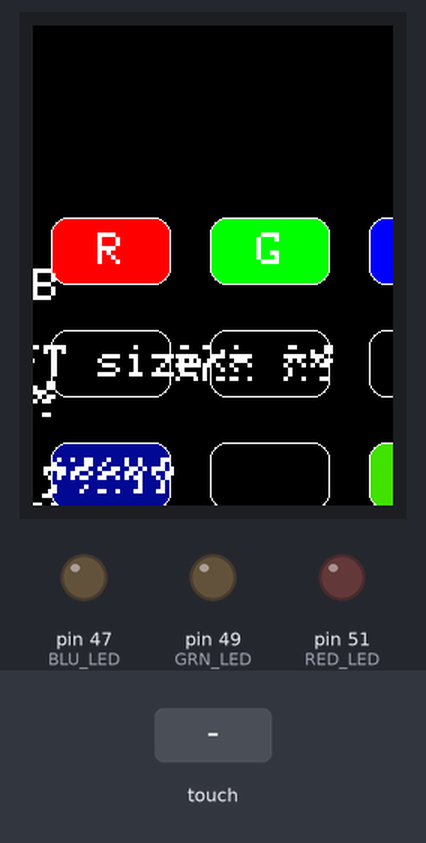
A sketch run on a simulated Arduino Mega 2560, built with avr-gcc and run on an emulated ATmega2560. Shown: 240×320 colour display, output pins drawn as LEDs (lit = HIGH). Inputs (shaded band) come from the test bench. What the sketch prints to the serial monitor is not drawn.

Above: at 1.4 s.
1.5 s: touch panel pressed at 38 % / 10 % of its raw x / y range
At 2.0 s:
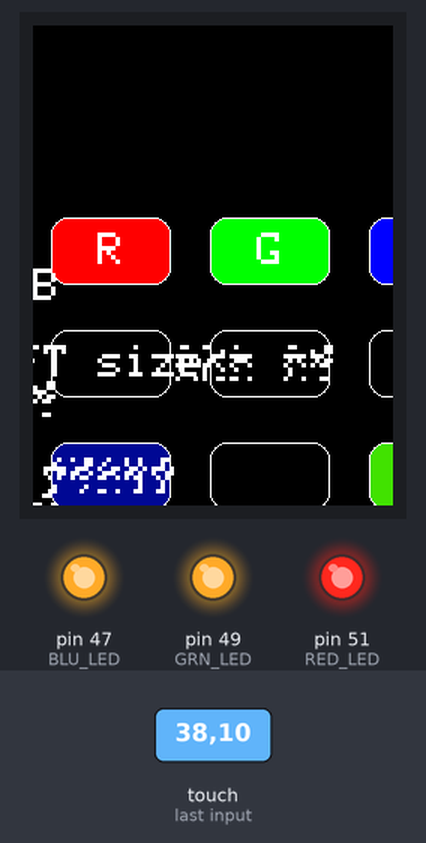
3.1 s: touch panel pressed at 38 % / 30 % of its raw x / y range
At 4.4 s:
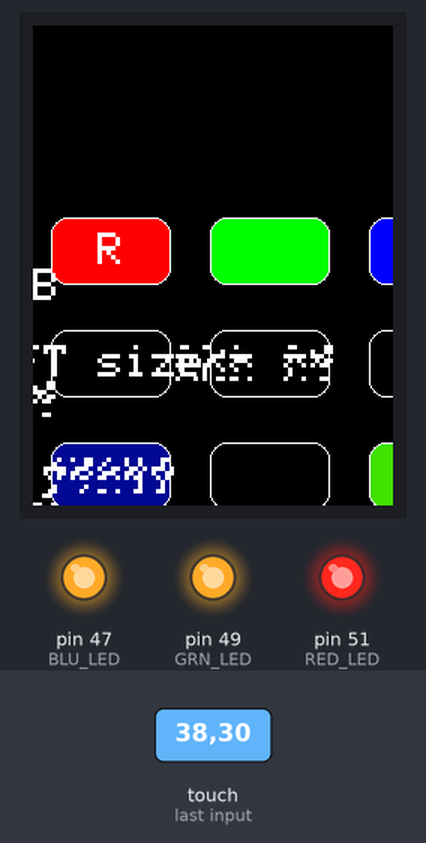
4.7 s: touch panel pressed at 38 % / 70 % of its raw x / y range
At 5.8 s:
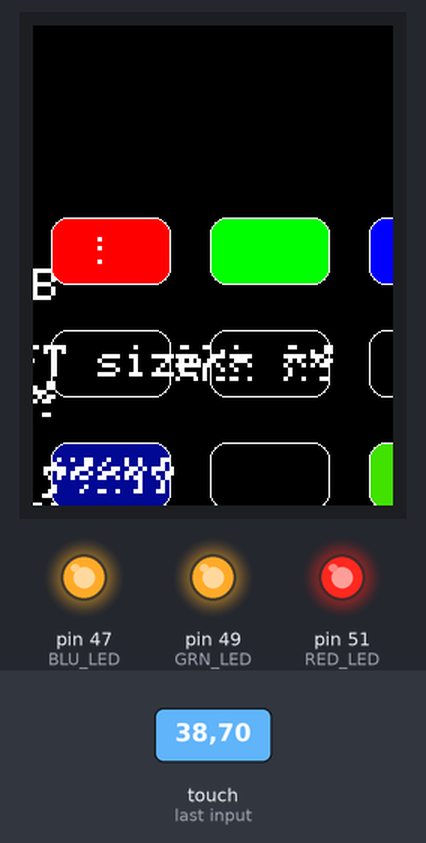
6.3 s: touch panel pressed at 38 % / 50 % of its raw x / y range
At 6.38 s:
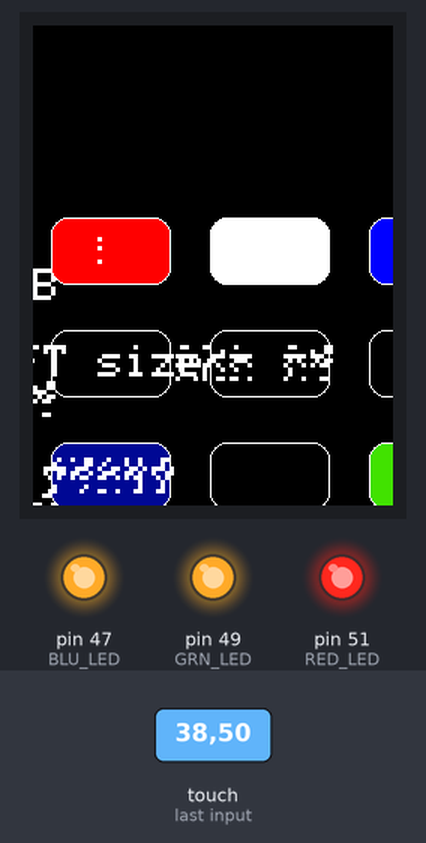
7.9 s: touch panel pressed at 38 % / 10 % of its raw x / y range
At 7.97 s:
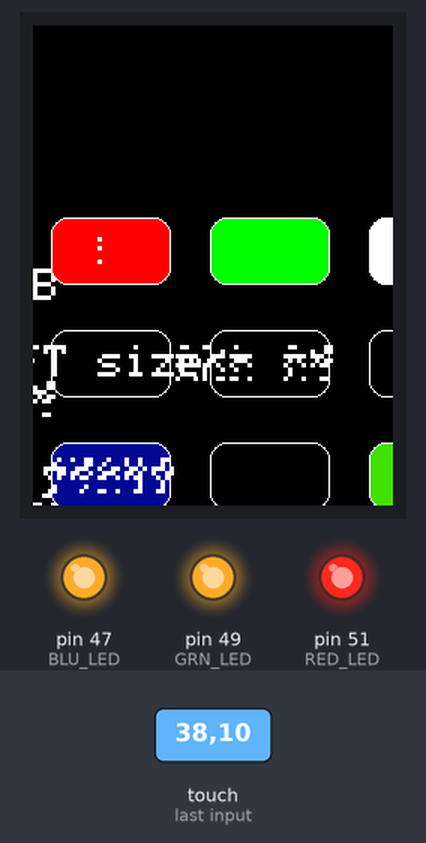
9.5 s: touch panel pressed at 38 % / 90 % of its raw x / y range
At 9.58 s:
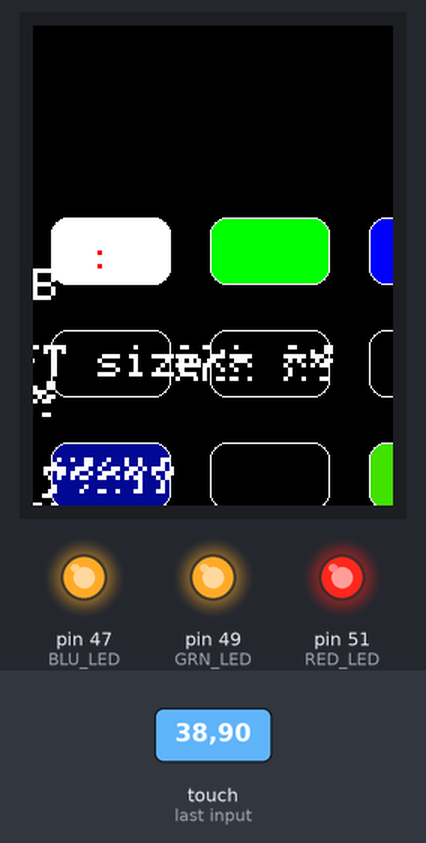
Timing chart, 0 to 12.1 s (numbered marks = the images above; inputs shaded):
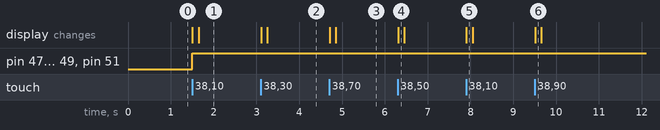

The sketch:

teste_display.ino
```cpp
/*
  LCD Touchscreen Demo
  lcd-simple-touch.ino
  Uses touchscreen to display 3 buttons
  Controls 3 LEDs

  Modified from Adafruit phone screen demo
  DroneBot Workshop 2019
  https://dronebotworkshop.com
*/

#include <Adafruit_GFX.h>    // Core graphics library
#include <Adafruit_TFTLCD.h> // LCD library
#include <TouchScreen.h> // Touchscreen Library
#include <MCUFRIEND_kbv.h> // Touchscreen Hardware-specific library

#define LCD_CS 33 // Chip Select goes to Analog 3
#define LCD_RS 15 // Command/Data goes to Analog 2
#define LCD_WR 4 // LCD Write goes to Analog 1
#define LCD_RD 2 // LCD Read goes to Analog 0

#define LCD_RESET 32 // Can alternately just connect to Arduino's reset pin

// Assign human-readable names to some common 16-bit color values:
#define BLACK   0x0000
#define BLUE    0x001F
#define RED     0xF800
#define GREEN   0x07E0
#define CYAN    0x07FF
#define MAGENTA 0xF81F
#define YELLOW  0xFFE0
#define WHITE   0xFFFF

// Color definitions
#define ILI9341_BLACK       0x0000      /*   0,   0,   0 */
#define ILI9341_NAVY        0x000F      /*   0,   0, 128 */
#define ILI9341_DARKGREEN   0x03E0      /*   0, 128,   0 */
#define ILI9341_DARKCYAN    0x03EF      /*   0, 128, 128 */
#define ILI9341_MAROON      0x7800      /* 128,   0,   0 */
#define ILI9341_PURPLE      0x780F      /* 128,   0, 128 */
#define ILI9341_OLIVE       0x7BE0      /* 128, 128,   0 */
#define ILI9341_LIGHTGREY   0xC618      /* 192, 192, 192 */
#define ILI9341_DARKGREY    0x7BEF      /* 128, 128, 128 */
#define ILI9341_BLUE        0x001F      /*   0,   0, 255 */
#define ILI9341_GREEN       0x07E0      /*   0, 255,   0 */
#define ILI9341_CYAN        0x07FF      /*   0, 255, 255 */
#define ILI9341_RED         0xF800      /* 255,   0,   0 */
#define ILI9341_MAGENTA     0xF81F      /* 255,   0, 255 */
#define ILI9341_YELLOW      0xFFE0      /* 255, 255,   0 */
#define ILI9341_WHITE       0xFFFF      /* 255, 255, 255 */
#define ILI9341_ORANGE      0xFD20      /* 255, 165,   0 */
#define ILI9341_GREENYELLOW 0xAFE5      /* 173, 255,  47 */
#define ILI9341_PINK        0xF81F

/******************* UI details */
#define BUTTON_X 52
#define BUTTON_Y 150
#define BUTTON_W 80
#define BUTTON_H 45
#define BUTTON_SPACING_X 26
#define BUTTON_SPACING_Y 30
#define BUTTON_TEXTSIZE 3

// Define pins for resistive touchscreen
#define YP 19  // must be an analog pin, use "An" notation!
#define XM 23  // must be an analog pin, use "An" notation!
#define YM 21   // can be a digital pin
#define XP 18   // can be a digital pin

// Define touchscreen pressure points
#define MINPRESSURE 10
#define MAXPRESSURE 1000

// Define touchscreen parameters
// Use test sketch to refine if necessary
#define TS_MINX 130
#define TS_MAXX 905

#define TS_MINY 75
#define TS_MAXY 930

#define STATUS_X 10
#define STATUS_Y 65

//Define LED outputs
#define RED_LED 51
#define GRN_LED 49
#define BLU_LED 47

// Define button state variables
boolean RED_state = 0;
boolean GRN_state = 0;
boolean BLU_state = 0;

// Define button array object
Adafruit_GFX_Button buttons[3];

// Define arrays with button text and colors
char buttonlabels[3][5] = {"R", "G", "B"};
uint16_t buttoncolors[6] = {ILI9341_RED, ILI9341_GREEN, ILI9341_BLUE};

// Define object for TFT (LCD)display
MCUFRIEND_kbv tft;

// Define object for touchscreen
// Last parameter is X-Y resistance, measure or use 300 if unsure
TouchScreen ts = TouchScreen(XP, YP, XM, YM, 300);

void setup(void) {

  Serial.begin(9600);
  Serial.println(F("TFT LCD test"));

  pinMode(RED_LED, OUTPUT);
  pinMode(GRN_LED, OUTPUT);
  pinMode(BLU_LED, OUTPUT);


  tft.reset();

  uint16_t identifier = tft.readID();
  if (identifier == 0x9325) {
    Serial.println(F("Found ILI9325 LCD driver"));
  } else if (identifier == 0x9328) {
    Serial.println(F("Found ILI9328 LCD driver"));
  } else if (identifier == 0x4535) {
    Serial.println(F("Found LGDP4535 LCD driver"));
  } else if (identifier == 0x7575) {
    Serial.println(F("Found HX8347G LCD driver"));
  } else if (identifier == 0x9341) {
    Serial.println(F("*Found ILI9341 LCD driver"));
  } else if (identifier == 0x7783) {
    Serial.println(F("Found ST7781 LCD driver"));
  } else if (identifier == 0x8230) {
    Serial.println(F("Found UC8230 LCD driver"));
  }
  else if (identifier == 0x8357) {
    Serial.println(F("Found HX8357D LCD driver"));
  } else if (identifier == 0x0101)
  {
    identifier = 0x9341;
    Serial.println(F("Found 0x9341 LCD driver"));
  } else if (identifier == 0x9481)
  {
    Serial.println(F("Found 0x9481 LCD driver"));
  }
  else if (identifier == 0x9486)
  {
    Serial.println(F("Found 0x9486 LCD driver"));
  }
  else {
    Serial.print(F("Unknown LCD driver chip: "));
    Serial.println(identifier, HEX);
    identifier = 0x9486;
  }

  // Setup the Display
  tft.begin(identifier);
  Serial.print("TFT size is "); Serial.print(tft.width()); Serial.print("x"); Serial.println(tft.height());
  tft.setRotation(0);
  tft.fillScreen(BLACK);

  // Draw buttons
  for (uint8_t row = 0; row < 3; row++) {
    for (uint8_t col = 0; col < 3; col++) {
      buttons[col + row * 3].initButton(&tft, BUTTON_X + col * (BUTTON_W + BUTTON_SPACING_X),
                                        BUTTON_Y + row * (BUTTON_H + BUTTON_SPACING_Y), // x, y, w, h, outline, fill, text
                                        BUTTON_W, BUTTON_H, ILI9341_WHITE, buttoncolors[col + row * 3], ILI9341_WHITE,
                                        buttonlabels[col + row * 3], BUTTON_TEXTSIZE);
      buttons[col + row * 3].drawButton();
    }
  }

}

void loop(void) {

  digitalWrite(13, HIGH);
  TSPoint p = ts.getPoint();
  digitalWrite(13, LOW);

  // if sharing pins, you'll need to fix the directions of the touchscreen pins
  pinMode(XM, OUTPUT);
  pinMode(YP, OUTPUT);


  // There is a minimum pressure that is consider valid
  // Pressure of 0 means no pressing

  if (p.z > MINPRESSURE && p.z < MAXPRESSURE)
  {

    p.x = p.x + p.y;
    p.y = p.x - p.y;
    p.x = p.x - p.y;
    p.x = map(p.x, TS_MINX, TS_MAXX, tft.width(), 0);
    p.y = tft.height() - (map(p.y, TS_MINY, TS_MAXY, tft.height(), 0));

  }

  // Go thru all the buttons, checking if they were pressed
  for (uint8_t b = 0; b < 3; b++) {
    if ((buttons[b].contains(p.x, p.y)) && p.x > 10)
    {
      Serial.print("Pressing: "); Serial.println(b);
      buttons[b].press(true);  // tell the button it is pressed

      //Button has been pressed
      if (b == 0) {
        // Toggle Red status
        RED_state = !RED_state;
      }
      if (b == 1) {
        // Toggle Green status
        GRN_state = !GRN_state;
      }
      if (b == 2) {
        // Toggle Blue status
        BLU_state = !BLU_state;
      }

      // Button Display
      if (RED_state == 1) {
        digitalWrite(RED_LED, HIGH);
      } else {
        digitalWrite(RED_LED, LOW);
      }
      if (GRN_state == 1) {
        digitalWrite(GRN_LED, HIGH);
      } else {
        digitalWrite(GRN_LED, LOW);
      }
      if (BLU_state == 1) {
        digitalWrite(BLU_LED, HIGH);
      } else {
        digitalWrite(BLU_LED, LOW);
      }

    } else {
      buttons[b].press(false);  // tell the button it is NOT pressed
    }
  }

  // now we can ask the buttons if their state has changed
  for (uint8_t b = 0; b < 3; b++) {
    if (buttons[b].justReleased()) {
      Serial.print("Released: "); Serial.println(b);
      buttons[b].drawButton();  // draw normal
    }

    if (buttons[b].justPressed()) {
      buttons[b].drawButton(true);  // draw invert!


      delay(100); // UI debouncing
    }
  }

}
```

Measured:
- after the input at 1.5 s, pin 47 (BLU_LED), pin 49 (GRN_LED), pin 51 (RED_LED): LOW → HIGH at once; the display: first changes at once (image 1 shows a later state)
- after the input at 3.1 s, the display: first changes at once (image 2 shows a later state)
- after the input at 4.7 s, the display: first changes at once (image 3 shows a later state)
- after the input at 6.3 s, the display: changes at once (image 4)
- after the input at 7.9 s, the display: changes at once (image 5)
- after the input at 9.5 s, the display: changes at once (image 6)
